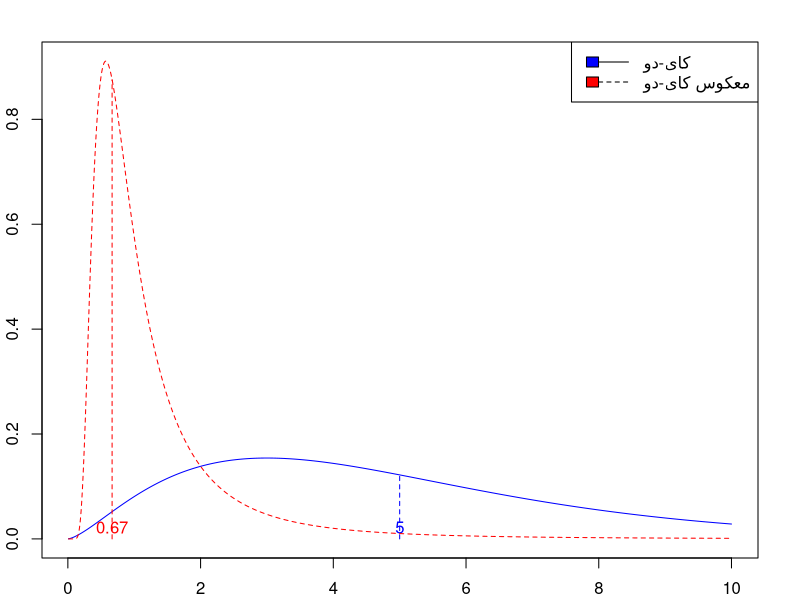

Recreate this plot in R.
## ---- chunk 1
par <- par(mar = c(2, 2, 2, 2) + 0.1) 
dichisq <- function(x, df) {
  dgamma(1 / x, shape = df / 2, scale = 1 / 2) / x^2
} 
df <- 5 
x <- seq(0.01, 10, length.out = 1000) 
y_chi_squared <- dchisq(x, df)
y_inv_chi_squared <- dichisq(x, df) 
mean_chi_squared <- df
mean_inv_chi_squared <- 2 / (df - 2) # valid only for df > 2
 
plot(x, y_chi_squared,
  type = "l", col = "blue", ylim = c(0, max(y_chi_squared, y_inv_chi_squared)),
  xlab = "x", ylab = "Density"
)
 
lines(c(mean_chi_squared, mean_chi_squared), c(0, dchisq(mean_chi_squared, df)), col = "blue", lty = 2)
text(mean_chi_squared, 0.05, paste(round(mean_chi_squared, 2)),
  pos = 1, col = "blue"
)
lines(x, y_inv_chi_squared, col = "red", lty = 2)
lines(c(mean_inv_chi_squared, mean_inv_chi_squared), c(0, dichisq(mean_inv_chi_squared, df)), col = "red", lty = 2)
text(mean_inv_chi_squared, 0.05, paste(round(mean_inv_chi_squared, 2)), pos = 1, col = "red")
legend("topright",
  legend = c("کای-دو", "معکوس کای-دو"), fill = c("blue", "red"),
  lty = c(1, 2)
)
## ---- chunk 2
dgamma(1 / x, shape = df / 2, scale = 1 / 2) / x^2
## ---- chunk 3
S <- matrix(c(2, 3, 3, 5), nrow = 2)
df <- 100

samples <- rWishart(10000, df, S)
sample_mean <- apply(samples, c(1, 2), mean)
expected_value <- S * df

abs(sample_mean - expected_value) / expected_value * 100
## ---- chunk 4
samples_inv <- lapply(
  1:dim(samples)[3],
  function(i) solve(samples[, , i])
)
sample_mean <- Reduce("+", samples_inv) / length(samples_inv)
expected_value <- S / (df - nrow(S) - 1)

abs(sample_mean - expected_value) / expected_value * 100
